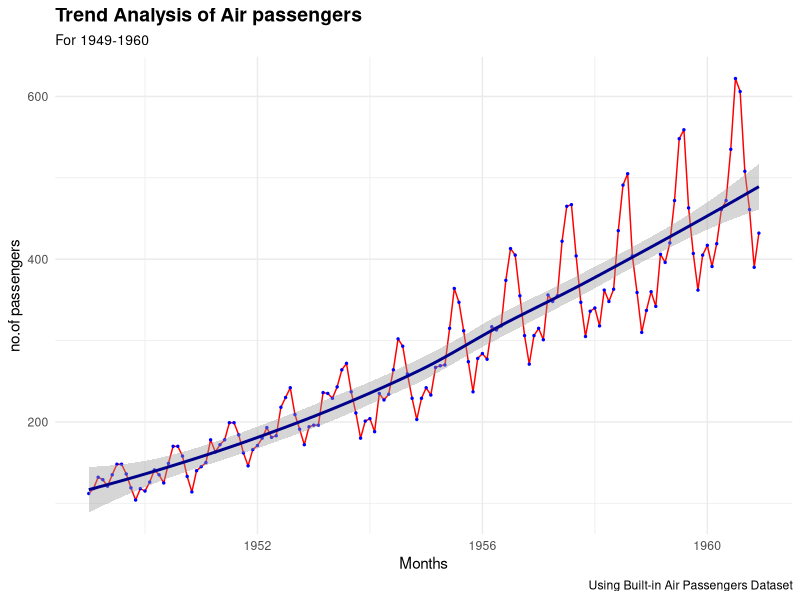

Generate this figure with R:
#Load Air Passeners Dataset
data(AirPassengers)

#Convert dataset to dataframe
ap_df <- data.frame(
  year <- time(AirPassengers),
  passengers = as.numeric(AirPassengers)
)
ap_df

#using GGPLOT2 
library(ggplot2)
#A basic grid withx and y axes
ggplot(ap_df,
       aes(x=year,y=passengers))+
  geom_line(color='red',linewidth = 0.5)+
  labs(
    title='Trend Analysis of Air passengers',
    subtitle = 'For 1949-1960',
    caption = 'Using Built-in Air Passengers Dataset',
    x='Months',
    y='no.of passengers'
  )+
  geom_point(color='blue',size=0.5)+
  geom_smooth(color='darkblue')+
  theme_minimal()+
  theme(
    plot.title = element_text(face="bold",size=14),
    plot.subtitle = element_text(size=10)
  )

